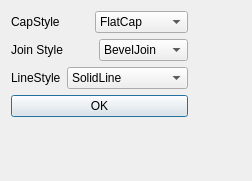
<?xml version="1.0" encoding="UTF-8"?>
<ui version="4.0">
 <class>BrushDialog</class>
 <widget class="QDialog" name="BrushDialog">
  <property name="geometry">
   <rect>
    <x>0</x>
    <y>0</y>
    <width>252</width>
    <height>181</height>
   </rect>
  </property>
  <property name="windowTitle">
   <string>Dialog</string>
  </property>
  <layout class="QFormLayout" name="formLayout">
   <item row="0" column="0">
    <layout class="QVBoxLayout" name="verticalLayout_2">
     <item>
      <layout class="QVBoxLayout" name="verticalLayout">
       <item>
        <layout class="QHBoxLayout" name="horizontalLayout"/>
       </item>
       <item>
        <layout class="QHBoxLayout" name="horizontalLayout_2">
         <item>
          <widget class="QLabel" name="label_2">
           <property name="text">
            <string>CapStyle</string>
           </property>
          </widget>
         </item>
         <item>
          <widget class="QComboBox" name="comboBox_capstyle">
           <item>
            <property name="text">
             <string>FlatCap</string>
            </property>
           </item>
           <item>
            <property name="text">
             <string>SquareCap</string>
            </property>
           </item>
           <item>
            <property name="text">
             <string>RoundCap</string>
            </property>
           </item>
          </widget>
         </item>
        </layout>
       </item>
       <item>
        <layout class="QHBoxLayout" name="horizontalLayout_3">
         <item>
          <widget class="QLabel" name="label_3">
           <property name="text">
            <string>Join Style</string>
           </property>
          </widget>
         </item>
         <item>
          <widget class="QComboBox" name="comboBox_joinstyle">
           <item>
            <property name="text">
             <string>BevelJoin</string>
            </property>
           </item>
           <item>
            <property name="text">
             <string>RoundJoin</string>
            </property>
           </item>
           <item>
            <property name="text">
             <string>MiterJoin</string>
            </property>
           </item>
          </widget>
         </item>
        </layout>
       </item>
       <item>
        <layout class="QHBoxLayout" name="horizontalLayout_4">
         <item>
          <widget class="QLabel" name="label_4">
           <property name="text">
            <string>LineStyle</string>
           </property>
          </widget>
         </item>
         <item>
          <widget class="QComboBox" name="comboBox_linestyle">
           <item>
            <property name="text">
             <string>SolidLine </string>
            </property>
           </item>
           <item>
            <property name="text">
             <string>DashLine</string>
            </property>
           </item>
           <item>
            <property name="text">
             <string>DotLine    </string>
            </property>
           </item>
           <item>
            <property name="text">
             <string>DashDotLine   </string>
            </property>
           </item>
           <item>
            <property name="text">
             <string>DashDotDotLine</string>
            </property>
           </item>
          </widget>
         </item>
        </layout>
       </item>
      </layout>
     </item>
     <item>
      <widget class="QPushButton" name="pushButton_ok">
       <property name="text">
        <string>OK</string>
       </property>
      </widget>
     </item>
    </layout>
   </item>
  </layout>
 </widget>
 <resources/>
 <connections/>
</ui>
